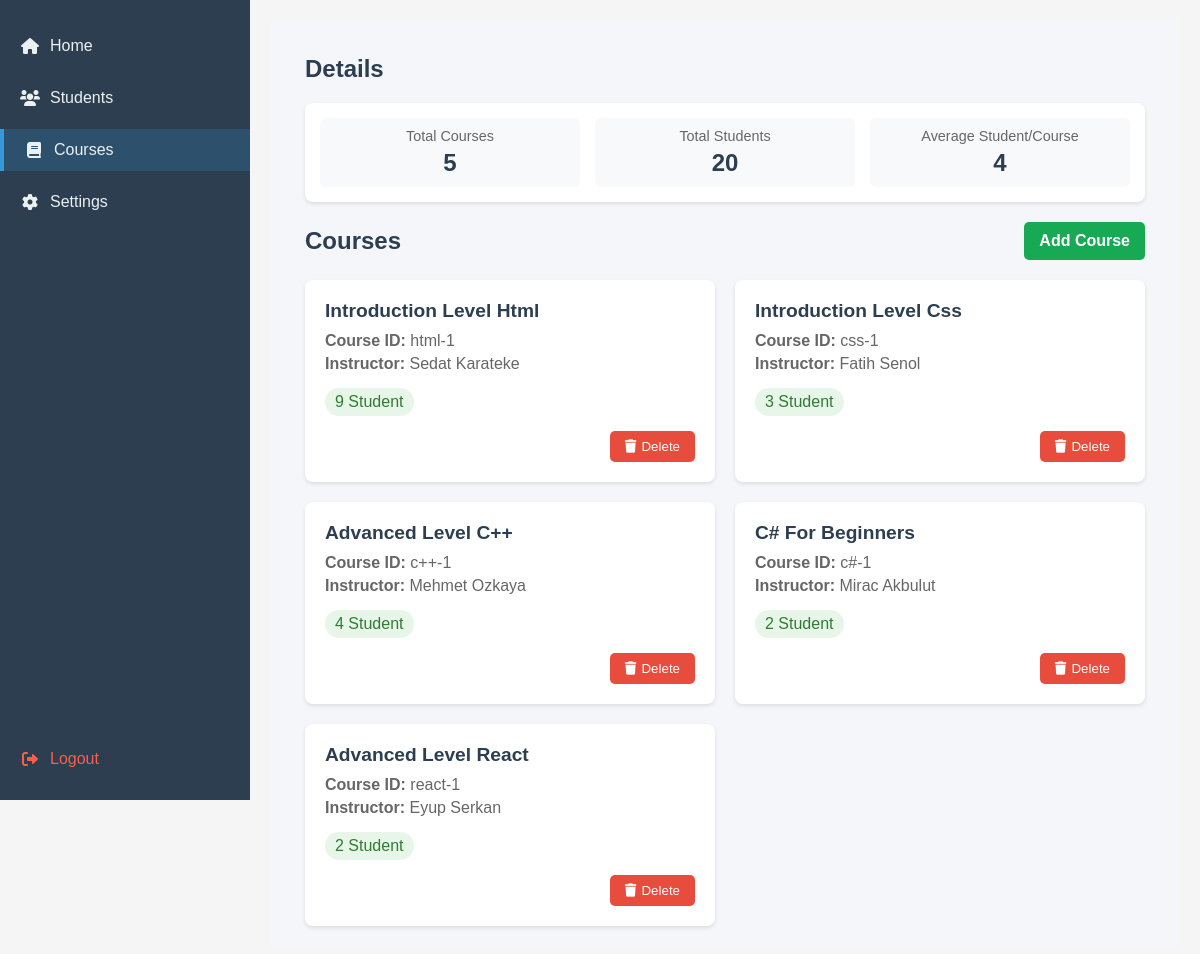
Screenshot of /php/dashboard.courses.php with the database file from the repository.
### tables this page shows
CREATE TABLE IF NOT EXISTS `courses` (
  `id` int NOT NULL AUTO_INCREMENT,
  `course_id` varchar(20) NOT NULL,
  `course_name` varchar(100) NOT NULL,
  `instructor_name` varchar(100) NOT NULL,
  PRIMARY KEY (`id`)
);

### php/dashboard.courses.php (the view, shortened to what this page needs)
<?php
    include_once("./database/connection.php");
    try {
        $query = "SELECT
                    c.id,
                    c.course_id,
                    c.course_name,
                    c.instructor_name,
                    COUNT(DISTINCT sci.student_id) as student_count
                FROM courses c
                LEFT JOIN students_courses_info sci ON c.id = sci.course_id
                GROUP BY c.id, c.course_id, c.course_name, c.instructor_name";
        $stmt = $pdo->query($query);
        $courses = $stmt->fetchAll(PDO::FETCH_ASSOC);
    } catch(PDOException $e) {
        die("Sorgu hatası: " . $e->getMessage());
    }
?>
<!DOCTYPE html>
<html lang="tr">
<head>
    <link rel="stylesheet" href="https://cdnjs.cloudflare.com/ajax/libs/font-awesome/6.0.0/css/all.min.css">
    <link rel="stylesheet" href="../style/dashboard.courses.css">
</head>
<body>
    <?php include("../compoents/sidebar.php") ?>
    <div class="main-wrapper" id="mainWrapper">
        <div class="container">
            <div class="header">
                <h1 class="title">Details</h1>
            </div>
            <div class="total-info">
                <div class="info-grid">
                    <div class="info-item">
                        <div class="info-title">Total Courses</div>
                        <div class="info-value"><?php echo count($courses); ?></div>
                    </div>
                    <div class="info-item">
                        <div class="info-title">Total Students</div>
                        <div class="info-value">
                            <?php
                            $totalStudents = 0;
                            foreach($courses as $course) {
                                $totalStudents += $course['student_count'];
                            }
                            echo $totalStudents;
                            ?>
                        </div>
                    </div>
                    <div class="info-item">
                        <div class="info-title">Average Student/Course</div>
                        <div class="info-value">
                            <?php
                            echo count($courses) > 0 ?
                                round($totalStudents / count($courses), 1) : 0;
                            ?>
                        </div>
                    </div>
                </div>
            </div>
            <div class="header">
                <h1 class="title">Courses</h1>
                <a href="dashboard.couses.add_course.php" class="add-course-btn">Add Course</a>
            </div>
            <div class="courses-grid">
                <?php foreach($courses as $course): ?>
                    <div class="course-card">
                        <div class="course-name"><?php echo htmlspecialchars($course['course_name']); ?></div>
                        <div class="course-info">
                            <strong>Course ID:</strong> <?php echo htmlspecialchars($course['course_id']); ?>
                        </div>
                        <div class="course-info">
                            <strong>Instructor:</strong> <?php echo htmlspecialchars($course['instructor_name']); ?>
                        </div>
                        <div class="student-count">
                            <?php echo $course['student_count']; ?> Student
                        </div>
                        <div class="course-actions">
                            <button class="delete-btn" onclick="confirmDelete(<?php echo $course['id']; ?>, '<?php echo htmlspecialchars($course['course_name']); ?>')">
                                <i class="fas fa-trash"></i> Delete
                            </button>
                        </div>
                    </div>
                <?php endforeach; ?>
            </div>
        </div>
    </div>
</body>
</html>

### style/dashboard.courses.css (style rules this page uses)
* { margin: 0; padding: 0; box-sizing: border-box; font-family: 'Arial', sans-serif; user-select: none; }
:root { --primary-color: #4a90e2; --secondary-color: #f5f6fa; --text-color: #2c3e50; --success-color: #2ecc71; --danger-color: #e74c3c; --header-height: 60px; --sidebar-width: 250px; }
body { font-family: Arial, sans-serif; margin: 0; padding: 20px; background-color: #f5f5f5; }
.add-course-btn { background-color: #18a954; color: white; padding: 10px 15px; border-radius: 5px; text-decoration: none; font-weight: bold; transition: background-color 0.3s ease; }
.course-actions { margin-top: 15px; display: flex; justify-content: flex-end; }
.delete-btn { background-color: var(--danger-color); color: white; border: none; padding: 8px 15px; border-radius: 5px; cursor: pointer; display: flex; align-items: center; gap: 5px; transition: background-color 0.3s; }
.main-wrapper { transition: margin-left 0.3s; margin-left: 0; }
.container { max-width: 100%; margin: 0 auto; }
.courses-grid { display: grid; grid-template-columns: repeat(auto-fill, minmax(300px, 1fr)); gap: 20px; margin-top: 20px; }
.course-card { background: white; border-radius: 8px; padding: 20px; box-shadow: 0 2px 4px rgba(0,0,0,0.1); transition: transform 0.2s; }
.course-name { font-size: 1.2em; font-weight: bold; color: #2c3e50; margin-bottom: 10px; }
.course-info { color: #666; margin: 5px 0; }
.student-count { background: #e8f5e9; color: #2e7d32; padding: 5px 10px; border-radius: 15px; display: inline-block; margin-top: 10px; }
.header { display: flex; justify-content: space-between; align-items: center; margin-bottom: 20px; margin-top: 15px; }
.title { font-size: 24px; color: #2c3e50; }
.total-info { background: #fff; padding: 15px; border-radius: 8px; box-shadow: 0 2px 4px rgba(0,0,0,0.1); margin-bottom: 20px; }
.info-grid { display: grid; grid-template-columns: repeat(auto-fit, minmax(200px, 1fr)); gap: 15px; }
.info-item { text-align: center; padding: 10px; background: #f8f9fa; border-radius: 6px; }
.info-title { font-size: 0.9em; color: #666; }
.info-value { font-size: 1.5em; font-weight: bold; color: #2c3e50; margin-top: 5px; }

### style/sidebar.css (style rules this page uses)
:root { --sidebar-width: 250px; --primary-color1: #3498db; --secondary-color1: #2c3e50; --text-light: #ecf0f1; --hover-bg: rgba(52, 152, 219, 0.1); --active-bg: rgba(52, 152, 219, 0.2); --mobile-nav-height: 60px; }
.main-wrapper { margin-left: var(--sidebar-width); padding: 20px; min-height: 100vh; width: calc(100% - var(--sidebar-width)); background-color: #f5f6fa; position: relative; transition: all 0.3s ease; }
.container { max-width: 1200px; margin: 0 auto; padding: 0 15px; }

### rows the page displays
courses: course_name "Introduction Level Html", course "html-1", instructor_name "Sedat Karateke", student_count "9"
courses: course_name "Introduction Level Css", course "css-1", instructor_name "Fatih Senol", student_count "3"
courses: course_name "Advanced Level C++", course "c++-1", instructor_name "Mehmet Ozkaya", student_count "4"
courses: course_name "C# For Beginners", course "c#-1", instructor_name "Mirac Akbulut", student_count "2"
courses: course_name "Advanced Level React", course "react-1", instructor_name "Eyup Serkan", student_count "2"

### other values shown
count($courses) "5"
$totalStudents "20"
$totalStudents / count($courses) "4"
